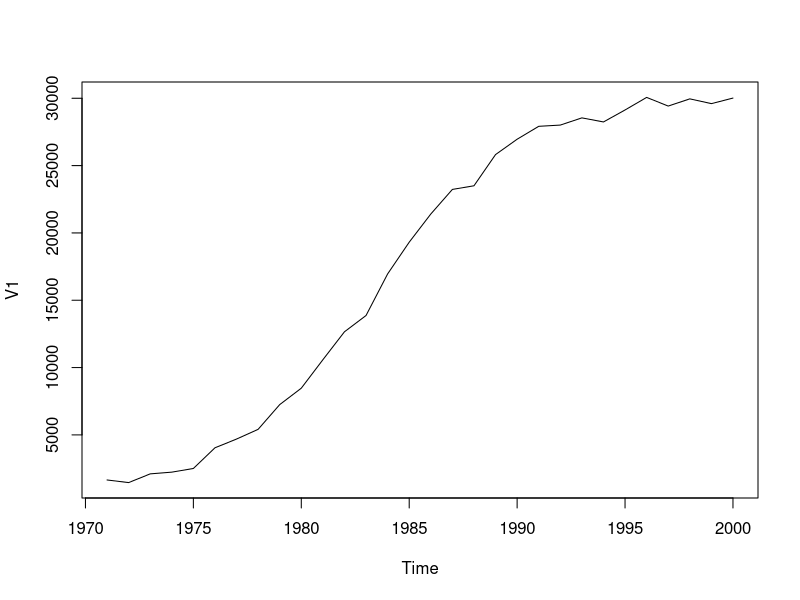
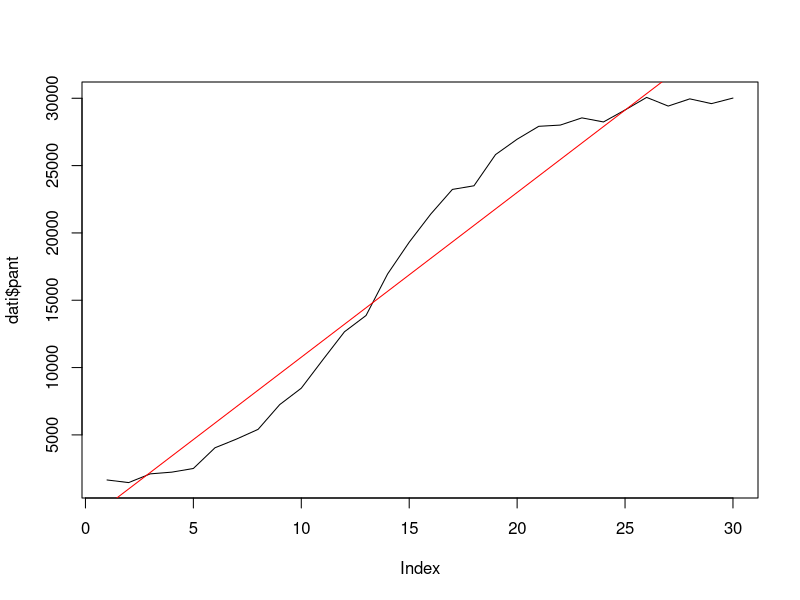

These charts were generated, in order, by the following R code:
#Esercizio per ricavare stimatori di massima verosimiglianza

#1) prima lo facciamo per il modello dei pantaloni

pant <- read.table("data/fig.2_18.dat", h=F)
plot(ts(pant, start=1971))
#NB: guardando il grafico sembrerebbe appropriato usare o curva logistica o gompertz
#Però prima provo a stimare un trend lineare per vedere quanto il modello farebbe schifo
pant <- pant[,1] #riduco la tabella ad un semplice vettore
ttrend <- 1:length(pant)
#Creo un dataframe con dati vendite e ttrend
dati <- data.frame(pant=pant, ttrend=ttrend)
olslinmod<- lm(pant~ttrend, dati)
plot(dati$pant, type="l")
abline(olslinmod, col="red")

#ottengo i parametri dei minimi quadrati con una stima numerica

mylin<- function(parms, y, ttrend){
    b0=parms[1]
    b1=parms[2]
    yhat<- b0 + b1*ttrend
    uhat<- y-yhat #i residui
    return (sum(uhat^2))
}


myopt<- optim(par=c(0,0), #initial guess
              fn=mylin,
              y=pant,
              ttrend=ttrend)

#I parametri stimati numericamente sono
myopt$par
#I parametri che stima la funzione lm
coef(olslinmod)
#NB: vediamo che sono simili!


#Adesso facciamo un esempio con regressione lineare multipla
#esempio delle macchine con potenza e peso
data(mtcars)
y<- 1/mtcars$mpg*100 #è il consumo in galloni/centomiglia
X<- cbind(1, as.matrix(mtcars[,c("hp","wt")])) #modo per avere matrice con hp(potenza) e wt(peso) ma con prima una colonna di tutti 1

#least square function è quella di prima, ma devo adattarla al caso multi:????'
#mylin<- function(parms,y,X)
mymultilin<- function(beta, y, X){
    #beta è vettore di parametri
    yhat<- X%*%beta
    uhat<- y-yhat #i residui
    return (sum(uhat^2))
}
myoptcar<- optim(par=rep(0,dim(X)[[2]]),
                 fn= mymultilin,
                 y=y,
                 X=X)
myoptcar$par
coef(lm(y ~X -1, mtcars)) 
#grafico 3d???